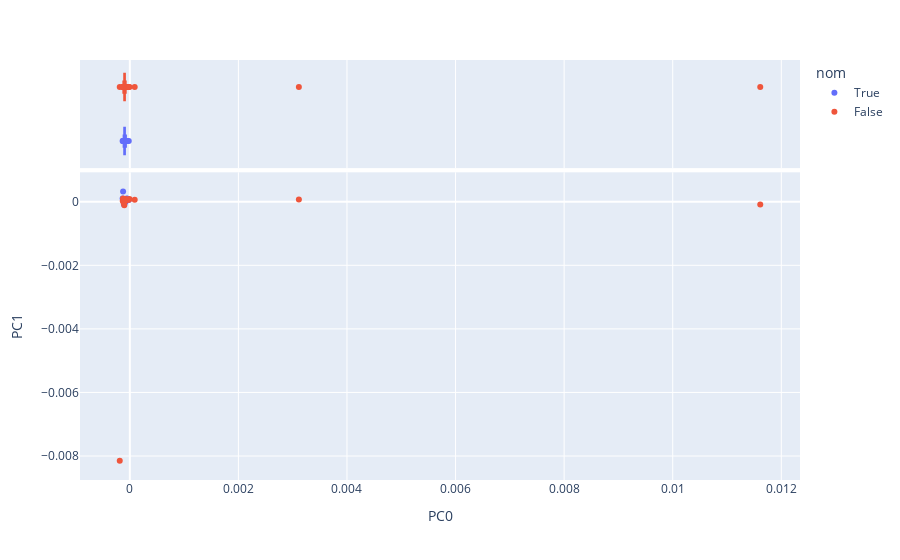
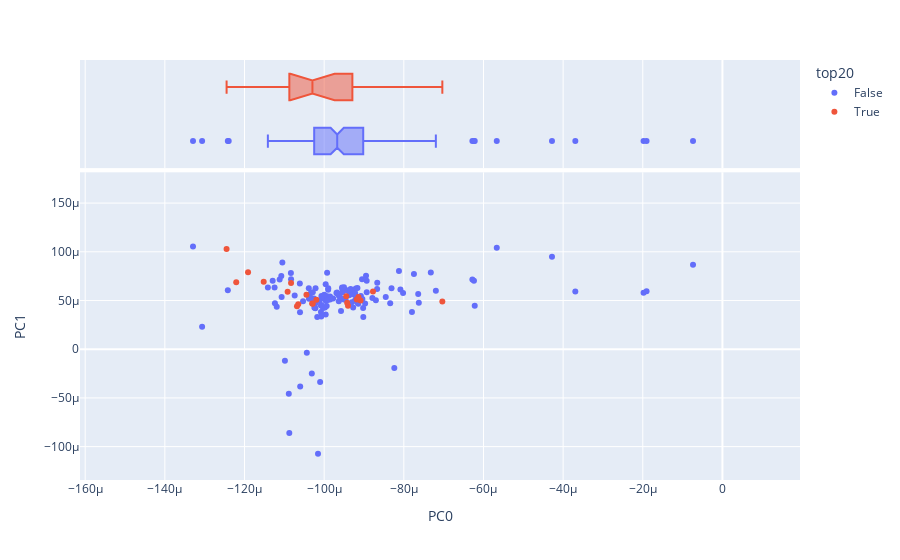
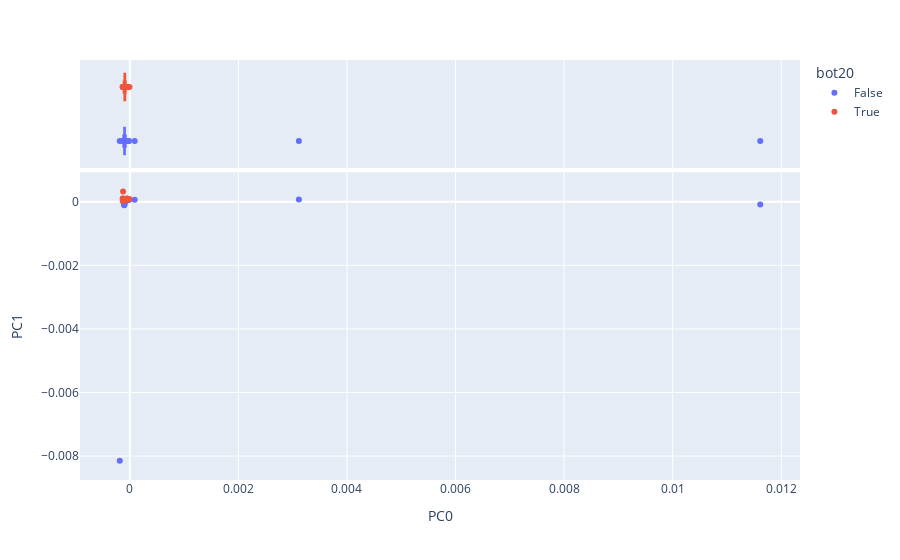
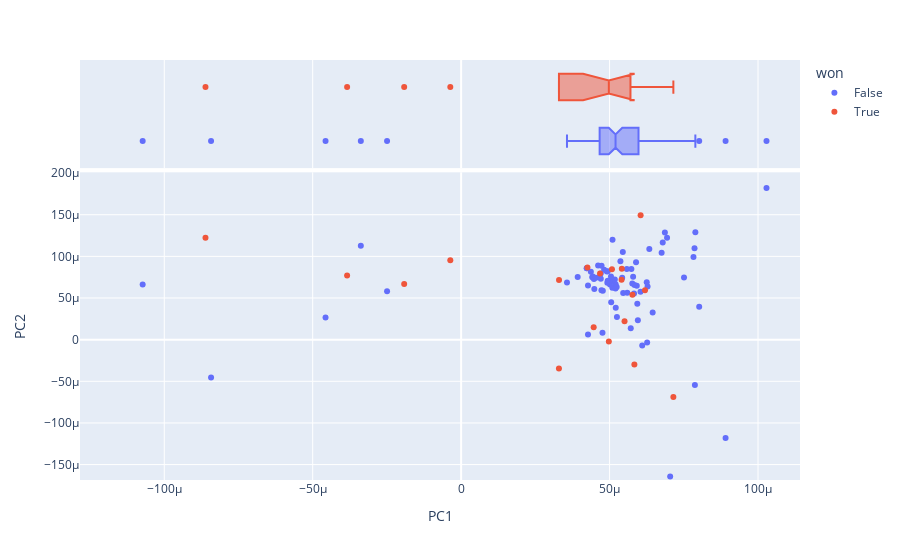

Here is the notebook cell these charts were saved with, in order:
### Markdown cell above
#### Graphing PC0 vs. PC1 Scenarios

I found that the first component, PC0, explained a lot more variance between each artist than PC1. I also found that there may be a difference between the topics, but not a strong one, as they all overlap in the plot below. This plot and the others are zoomed in to display any spread seen on PC1.

Topics 3 and 0 show to be very similar as they overlap completely. There is a noticeable difference between topics 2 and 4, which may disprove my earlier idea that they were very similar, rather they both may be observational topics but there is something causing a strong distinction.

I checked if the components may explain any difference between artists that had ever been nominated for awards or not. The groups do overlap a good amount, but PC0 did show some difference from those who won or not.

A similar distribution can be seen across PC0 when looking at the top 20 artists by unique lyrics. The median was more to the left, but the quartiles weren’t as far spread.

### Code cell
display(Markdown("#### Award Nominees"))
display(vis_pcs(DCM_TOPIC_Rank.reset_index(), 0, 1, 'nom'))
display(Markdown("#### Top 20 Lyricists"))
display(vis_pcs(DCM_TOPIC_Rank.reset_index(), 0, 1, 'top20'))
display(Markdown("####Bottom 20 Lyricists"))
display(vis_pcs(DCM_TOPIC_Rank.reset_index(), 0, 1, 'bot20'))
display(Markdown("#### Won an Award, Top 50 Lyricists"))
display(vis_pcs(DCM_TOPIC_Rank.sort_values(by='lyrical_rank', ascending=True).head(100).reset_index(), 1, 2, 'won'))

### Figure 1 — Plotly figure (JSON) as saved in the notebook; plotly's stock layout.template omitted (floating-point values rounded to 4 significant figures)
{"data": [{"hovertemplate": "<b>%{hovertext}</b><br><br>nom=True<br>PC0=%{x}<br>PC1=%{y}<extra></extra>", "hovertext": ["2 Chainz", "21 Savage", "50 Cent", "Beastie Boys", "Big Daddy Kane", "Big Sean", "Busta Rhymes", "Common", "Cypress Hill", "De La Soul", "Drake", "Eminem", "Eve", "Fat Joe", "Future", "JAY-Z", "Jadakiss", "Jay Rock", "Joe Budden", "Juicy J", "Kanye West", "Kendrick Lamar", "Kid Cudi", "LL Cool J", "Lil Baby", "Lil Uzi Vert", "Lil Wayne", "Lil Yachty", "Lil’ Kim", "Ludacris", "Lupe Fiasco", "MC Lyte", "Method Man", "Migos", "Nas", "Nelly", "Nicki Minaj", "OutKast", "Public Enemy", "Redman", "Rick Ross", "Russ", "Snoop Dogg", "T.I.", "The Game", "The Roots", "Travis Scott", "Trina", "Twista", "Tyga", "Tyler, The Creator", "Wiz Khalifa", "Young Thug"], "legendgroup": "True", "marker": {"color": "#636efa", "symbol": "circle"}, "mode": "markers", "name": "True", "orientation": "v", "showlegend": true, "type": "scatter", "x": [-9.55e-05, -0.0001329, -7.639e-05, -0.0001088, -0.000106, -9.187e-05, -0.0001061, -0.0001242, -0.0001129, -0.0001024, -9.254e-05, -9.937e-05, -0.0001026, -1.98e-05, -8.933e-05, -9.535e-05, -0.0001003, -9.929e-05, -0.0001007, -0.0001124, -9.351e-05, -9.335e-05, -9.041e-05, -0.0001044, -9.624e-05, -4.28e-05, -9.288e-05, -0.000124, -9.231e-05, -9.144e-05, -9.692e-05, -0.0001061, -9.852e-05, -5.666e-05, -8.239e-05, -9.017e-05, -9.962e-05, -0.0001074, -0.0001017, -6.22e-05, -9.669e-05, -8.085e-05, -0.0001099, -6.278e-05, -9.164e-05, -0.000102, -7.196e-05, -0.0001021, -0.0001141, -7.322e-05, -9.504e-05, -9.897e-05, -7.746e-05], "xaxis": "x", "y": [6.343e-05, 0.0001055, 5.66e-05, -8.611e-05, -3.841e-05, 5.364e-05, 6.753e-05, 6.046e-05, 7.041e-05, 4.255e-05, 5.843e-05, 5.404e-05, 5.195e-05, 5.793e-05, 7.025e-05, 5.835e-05, 4.229e-05, 5.424e-05, 4.539e-05, 6.346e-05, 5.852e-05, 6.193e-05, 5.151e-05, -3.65e-06, 5.525e-05, 9.485e-05, 5.643e-05, 0.0003236, 4.975e-05, 4.678e-05, 5.77e-05, 3.792e-05, 5.412e-05, 0.000104, -1.918e-05, 3.295e-05, 6.675e-05, 5.504e-05, 3.297e-05, 4.465e-05, 5.713e-05, 6.124e-05, -1.175e-05, 7.149e-05, 6.28e-05, 5.08e-05, 5.992e-05, 4.972e-05, 6.339e-05, 7.874e-05, 5.092e-05, 6.269e-05, 7.719e-05], "yaxis": "y"}, {"alignmentgroup": "True", "hovertemplate": "<b>%{hovertext}</b><br><br>nom=True<br>PC0=%{x}<extra></extra>", "hovertext": ["2 Chainz", "21 Savage", "50 Cent", "Beastie Boys", "Big Daddy Kane", "Big Sean", "Busta Rhymes", "Common", "Cypress Hill", "De La Soul", "Drake", "Eminem", "Eve", "Fat Joe", "Future", "JAY-Z", "Jadakiss", "Jay Rock", "Joe Budden", "Juicy J", "Kanye West", "Kendrick Lamar", "Kid Cudi", "LL Cool J", "Lil Baby", "Lil Uzi Vert", "Lil Wayne", "Lil Yachty", "Lil’ Kim", "Ludacris", "Lupe Fiasco", "MC Lyte", "Method Man", "Migos", "Nas", "Nelly", "Nicki Minaj", "OutKast", "Public Enemy", "Redman", "Rick Ross", "Russ", "Snoop Dogg", "T.I.", "The Game", "The Roots", "Travis Scott", "Trina", "Twista", "Tyga", "Tyler, The Creator", "Wiz Khalifa", "Young Thug"], "legendgroup": "True", "marker": {"color": "#636efa", "symbol": "circle"}, "name": "True", "notched": true, "offsetgroup": "True", "showlegend": false, "type": "box", "x": [-9.55e-05, -0.0001329, -7.639e-05, -0.0001088, -0.000106, -9.187e-05, -0.0001061, -0.0001242, -0.0001129, -0.0001024, -9.254e-05, -9.937e-05, -0.0001026, -1.98e-05, -8.933e-05, -9.535e-05, -0.0001003, -9.929e-05, -0.0001007, -0.0001124, -9.351e-05, -9.335e-05, -9.041e-05, -0.0001044, -9.624e-05, -4.28e-05, -9.288e-05, -0.000124, -9.231e-05, -9.144e-05, -9.692e-05, -0.0001061, -9.852e-05, -5.666e-05, -8.239e-05, -9.017e-05, -9.962e-05, -0.0001074, -0.0001017, -6.22e-05, -9.669e-05, -8.085e-05, -0.0001099, -6.278e-05, -9.164e-05, -0.000102, -7.196e-05, -0.0001021, -0.0001141, -7.322e-05, -9.504e-05, -9.897e-05, -7.746e-05], "xaxis": "x2", "yaxis": "y2"}, {"hovertemplate": "<b>%{hovertext}</b><br><br>nom=False<br>PC0=%{x}<br>PC1=%{y}<extra></extra>", "hovertext": ["2Pac", "A Boogie wit da Hoodie", "A Tribe Called Quest", "Ab-Soul", "Action Bronson", "Aesop Rock", "AsAP Ferg", "AsAP Rocky", "Atmosphere", "B.o.B", "BROCKHAMPTON", "Big K.R.I.T.", "Big L", "Biz Markie", "Blackalicious", "Bone Thugs-N-Harmony", "Brand Nubian", "Brother Ali", "Bun B", "Busdriver", "Cam’ron", "Canibus", "Childish Gambino", "CunninLynguists", "DMX", "Danny Brown", "Das EFX", "Death Grips", "Del The Funky Homosapien", "Denzel Curry", "Diddy", "Dizzee Rascal", "E-40", "Flatbush Zombies", "Foxy Brown", "G-Eazy", "GZA", "Gang Starr", "Geto Boys", "Ghostface Killah", "Goodie Mob", "Gucci Mane", "Hopsin", "Ice Cube", "Ice-T", "Immortal Technique", "Insane Clown Posse", "J. Cole", "Jean Grae", "Jedi Mind Tricks", "Jeezy", "Joey Badass", "Juelz Santana", "Juvenile", "K-Rino", "K.A.A.N.", "KRS-One", "Kano", "Kevin Gates", "Kid Ink", "Killah Priest", "Kodak Black", "Kool G Rap", "Kool Keith", "Lecrae", "Lil Durk", "Logic", "MF DOOM", "Mac Dre", "Mac Miller", "Machine Gun Kelly", "Master P", "Meek Mill", "Mobb Deep", "Murs", "NF", "RZA", "Raekwon", "Rich Homie Quan", "Rich The Kid", "Rittz", "Royce da 5'9\"", "Run–D.M.C.", "SUICIDEBOYS", "Sage Francis", "Salt-N-Pepa", "ScHoolboy Q", "Scarface", "Skyzoo", "Talib Kweli", "Tech N9ne", "Three 6 Mafia", "Too short", "Trick Daddy", "UGK", "Vince Staples", "Wale", "Watsky", "Wu-Tang Clan", "Xzibit", "YG", "YoungBoy Never Broke Again", "cupcakKe"], "legendgroup": "False", "marker": {"color": "#EF553B", "symbol": "circle"}, "mode": "markers", "name": "False", "orientation": "v", "showlegend": true, "type": "scatter", "x": [-0.0001038, -0.0001007, -0.0001119, -9.676e-05, -9.272e-05, -9.087e-05, -8.667e-05, -9.431e-05, -0.0001023, -0.0001083, -9.078e-05, -0.0001022, -9.021e-05, -0.0001856, -0.0001065, -0.0001306, -0.000101, -9.576e-05, -0.0001039, -0.0001221, 0.01161, -0.0001092, -8.454e-05, -0.0001068, -8.019e-05, 8.985e-05, -0.0001022, -0.0001033, -9.445e-05, -1.906e-05, -9.464e-05, -0.0001112, -8.789e-05, -3.693e-05, -7.795e-05, -6.239e-05, -9.14e-05, -9.633e-05, -0.0001029, -7.033e-05, -0.0001007, -8.949e-05, -8.342e-05, -0.0001084, -0.0001015, -0.000103, -0.0001002, -8.67e-05, -9.401e-05, -0.0001044, -8.931e-05, -0.0001012, 0.003114, -0.0001008, -9.957e-05, -9.937e-05, -0.0001089, -9.998e-05, -9.775e-05, -8.702e-05, -0.0001152, -7.623e-05, -9.423e-05, -9.182e-05, -0.0001053, -9.373e-05, -9.502e-05, -0.0001191, -9.926e-05, -9.552e-05, -8.309e-05, -9.206e-05, -9.545e-05, -9.305e-05, -0.0001029, -9.188e-05, -0.0001245, -8.774e-05, -9.63e-05, -7.385e-06, -9.852e-05, -9.156e-05, -0.0001124, -8.122e-05, -0.0001029, -0.0001107, -9.899e-05, -8.972e-05, -9.961e-05, -9.98e-05, -9.223e-05, -0.0001108, -9.612e-05, -0.0001007, -0.0001028, -0.0001105, -0.0001031, -0.0001008, -0.0001083, -0.0001035, -9.048e-05, -9.198e-05, -9.911e-05], "xaxis": "x", "y": [5.179e-05, 5.463e-05, 4.369e-05, 5.824e-05, 4.274e-05, 5.013e-05, 6.828e-05, 6.042e-05, 4.668e-05, 7.178e-05, 5.458e-05, 4.208e-05, 4.235e-05, -0.008152, 4.614e-05, 2.299e-05, -3.379e-05, 3.926e-05, 6.252e-05, 6.862e-05, -8.423e-05, 5.892e-05, 5.354e-05, 4.417e-05, 5.78e-05, 6.452e-05, 6.266e-05, 5.735e-05, 5.446e-05, 5.953e-05, 5.119e-05, 7.153e-05, 5.248e-05, 5.917e-05, 3.823e-05, 7.017e-05, 5.366e-05, 4.925e-05, 5.841e-05, 4.909e-05, 5.205e-05, 7.531e-05, 4.726e-05, 7.826e-05, -0.0001073, 4.703e-05, 5.201e-05, 6.175e-05, 4.472e-05, 5.581e-05, 5.839e-05, 4.94e-05, 7.22e-05, 3.824e-05, 4.938e-05, 4.434e-05, -4.567e-05, 5.596e-05, 5.208e-05, 5.031e-05, 6.936e-05, 4.759e-05, 4.773e-05, 5.1e-05, 4.93e-05, 5.535e-05, 6.357e-05, 7.889e-05, 7.862e-05, 5.177e-05, 6.249e-05, 6.232e-05, 6.211e-05, 4.817e-05, 5.047e-05, 5.107e-05, 0.0001029, 5.934e-05, 5.523e-05, 8.666e-05, 5.099e-05, 4.761e-05, 4.73e-05, 8.019e-05, 4.657e-05, 5.363e-05, 6.1e-05, 4.704e-05, 3.565e-05, 4.274e-05, 5.766e-05, 7.508e-05, 5.405e-05, 3.367e-05, 5.147e-05, 8.908e-05, -2.495e-05, 4.486e-05, 6.791e-05, 5.24e-05, 7.192e-05, 5.24e-05, 5.054e-05], "yaxis": "y"}, {"alignmentgroup": "True", "hovertemplate": "<b>%{hovertext}</b><br><br>nom=False<br>PC0=%{x}<extra></extra>", "hovertext": ["2Pac", "A Boogie wit da Hoodie", "A Tribe Called Quest", "Ab-Soul", "Action Bronson", "Aesop Rock", "AsAP Ferg", "AsAP Rocky", "Atmosphere", "B.o.B", "BROCKHAMPTON", "Big K.R.I.T.", "Big L", "Biz Markie", "Blackalicious", "Bone Thugs-N-Harmony", "Brand Nubian", "Brother Ali", "Bun B", "Busdriver", "Cam’ron", "Canibus", "Childish Gambino", "CunninLynguists", "DMX", "Danny Brown", "Das EFX", "Death Grips", "Del The Funky Homosapien", "Denzel Curry", "Diddy", "Dizzee Rascal", "E-40", "Flatbush Zombies", "Foxy Brown", "G-Eazy", "GZA", "Gang Starr", "Geto Boys", "Ghostface Killah", "Goodie Mob", "Gucci Mane", "Hopsin", "Ice Cube", "Ice-T", "Immortal Technique", "Insane Clown Posse", "J. Cole", "Jean Grae", "Jedi Mind Tricks", "Jeezy", "Joey Badass", "Juelz Santana", "Juvenile", "K-Rino", "K.A.A.N.", "KRS-One", "Kano", "Kevin Gates", "Kid Ink", "Killah Priest", "Kodak Black", "Kool G Rap", "Kool Keith", "Lecrae", "Lil Durk", "Logic", "MF DOOM", "Mac Dre", "Mac Miller", "Machine Gun Kelly", "Master P", "Meek Mill", "Mobb Deep", "Murs", "NF", "RZA", "Raekwon", "Rich Homie Quan", "Rich The Kid", "Rittz", "Royce da 5'9\"", "Run–D.M.C.", "SUICIDEBOYS", "Sage Francis", "Salt-N-Pepa", "ScHoolboy Q", "Scarface", "Skyzoo", "Talib Kweli", "Tech N9ne", "Three 6 Mafia", "Too short", "Trick Daddy", "UGK", "Vince Staples", "Wale", "Watsky", "Wu-Tang Clan", "Xzibit", "YG", "YoungBoy Never Broke Again", "cupcakKe"], "legendgroup": "False", "marker": {"color": "#EF553B", "symbol": "circle"}, "name": "False", "notched": true, "offsetgroup": "False", "showlegend": false, "type": "box", "x": [-0.0001038, -0.0001007, -0.0001119, -9.676e-05, -9.272e-05, -9.087e-05, -8.667e-05, -9.431e-05, -0.0001023, -0.0001083, -9.078e-05, -0.0001022, -9.021e-05, -0.0001856, -0.0001065, -0.0001306, -0.000101, -9.576e-05, -0.0001039, -0.0001221, 0.01161, -0.0001092, -8.454e-05, -0.0001068, -8.019e-05, 8.985e-05, -0.0001022, -0.0001033, -9.445e-05, -1.906e-05, -9.464e-05, -0.0001112, -8.789e-05, -3.693e-05, -7.795e-05, -6.239e-05, -9.14e-05, -9.633e-05, -0.0001029, -7.033e-05, -0.0001007, -8.949e-05, -8.342e-05, -0.0001084, -0.0001015, -0.000103, -0.0001002, -8.67e-05, -9.401e-05, -0.0001044, -8.931e-05, -0.0001012, 0.003114, -0.0001008, -9.957e-05, -9.937e-05, -0.0001089, -9.998e-05, -9.775e-05, -8.702e-05, -0.0001152, -7.623e-05, -9.423e-05, -9.182e-05, -0.0001053, -9.373e-05, -9.502e-05, -0.0001191, -9.926e-05, -9.552e-05, -8.309e-05, -9.206e-05, -9.545e-05, -9.305e-05, -0.0001029, -9.188e-05, -0.0001245, -8.774e-05, -9.63e-05, -7.385e-06, -9.852e-05, -9.156e-05, -0.0001124, -8.122e-05, -0.0001029, -0.0001107, -9.899e-05, -8.972e-05, -9.961e-05, -9.98e-05, -9.223e-05, -0.0001108, -9.612e-05, -0.0001007, -0.0001028, -0.0001105, -0.0001031, -0.0001008, -0.0001083, -0.0001035, -9.048e-05, -9.198e-05, -9.911e-05], "xaxis": "x2", "yaxis": "y2"}], "layout": {"autosize": true, "legend": {"title": {"text": "nom"}, "tracegroupgap": 0}, "margin": {"t": 60}, "xaxis": {"anchor": "y", "autorange": true, "domain": [0, 1], "range": [-0.0009028, 0.01233], "title": {"text": "PC0"}, "type": "linear"}, "xaxis2": {"anchor": "y2", "autorange": true, "domain": [0, 1], "matches": "x", "range": [-0.0009028, 0.01233], "showgrid": true, "showticklabels": false, "type": "linear"}, "yaxis": {"anchor": "x", "autorange": true, "domain": [0, 0.7326], "range": [-0.00888, 0.001051], "title": {"text": "PC1"}, "type": "linear"}, "yaxis2": {"anchor": "x2", "autorange": true, "domain": [0.7426, 1], "matches": "y2", "range": [-0.5, 1.5], "showgrid": false, "showline": false, "showticklabels": false, "ticks": "", "type": "category"}}}

### Figure 2 — Plotly figure (JSON) as saved in the notebook; plotly's stock layout.template omitted (floating-point values rounded to 4 significant figures; data arrays with more than 128 entries replaced by an {"elided": "..."} marker saying what was removed)
{"data": [{"hovertemplate": "<b>%{hovertext}</b><br><br>top20=False<br>PC0=%{x}<br>PC1=%{y}<extra></extra>", "hovertext": {"elided": "136 str values"}, "legendgroup": "False", "marker": {"color": "#636efa", "symbol": "circle"}, "mode": "markers", "name": "False", "orientation": "v", "showlegend": true, "type": "scatter", "x": {"elided": "136 float values"}, "xaxis": "x", "y": {"elided": "136 float values"}, "yaxis": "y"}, {"alignmentgroup": "True", "hovertemplate": "<b>%{hovertext}</b><br><br>top20=False<br>PC0=%{x}<extra></extra>", "hovertext": {"elided": "136 str values"}, "legendgroup": "False", "marker": {"color": "#636efa", "symbol": "circle"}, "name": "False", "notched": true, "offsetgroup": "False", "showlegend": false, "type": "box", "x": {"elided": "136 float values"}, "xaxis": "x2", "yaxis": "y2"}, {"hovertemplate": "<b>%{hovertext}</b><br><br>top20=True<br>PC0=%{x}<br>PC1=%{y}<extra></extra>", "hovertext": ["Aesop Rock", "Blackalicious", "Busdriver", "Canibus", "CunninLynguists", "Del The Funky Homosapien", "GZA", "Ghostface Killah", "Immortal Technique", "Jean Grae", "Jedi Mind Tricks", "Killah Priest", "Kool G Rap", "Kool Keith", "MF DOOM", "RZA", "Raekwon", "Sage Francis", "The Roots", "Wu-Tang Clan"], "legendgroup": "True", "marker": {"color": "#EF553B", "symbol": "circle"}, "mode": "markers", "name": "True", "orientation": "v", "showlegend": true, "type": "scatter", "x": [-9.087e-05, -0.0001065, -0.0001221, -0.0001092, -0.0001068, -9.445e-05, -9.14e-05, -7.033e-05, -0.000103, -9.401e-05, -0.0001044, -0.0001152, -9.423e-05, -9.182e-05, -0.0001191, -0.0001245, -8.774e-05, -0.0001029, -0.000102, -0.0001083], "xaxis": "x", "y": [5.013e-05, 4.614e-05, 6.862e-05, 5.892e-05, 4.417e-05, 5.446e-05, 5.366e-05, 4.909e-05, 4.703e-05, 4.472e-05, 5.581e-05, 6.936e-05, 4.773e-05, 5.1e-05, 7.889e-05, 0.0001029, 5.934e-05, 4.657e-05, 5.08e-05, 6.791e-05], "yaxis": "y"}, {"alignmentgroup": "True", "hovertemplate": "<b>%{hovertext}</b><br><br>top20=True<br>PC0=%{x}<extra></extra>", "hovertext": ["Aesop Rock", "Blackalicious", "Busdriver", "Canibus", "CunninLynguists", "Del The Funky Homosapien", "GZA", "Ghostface Killah", "Immortal Technique", "Jean Grae", "Jedi Mind Tricks", "Killah Priest", "Kool G Rap", "Kool Keith", "MF DOOM", "RZA", "Raekwon", "Sage Francis", "The Roots", "Wu-Tang Clan"], "legendgroup": "True", "marker": {"color": "#EF553B", "symbol": "circle"}, "name": "True", "notched": true, "offsetgroup": "True", "showlegend": false, "type": "box", "x": [-9.087e-05, -0.0001065, -0.0001221, -0.0001092, -0.0001068, -9.445e-05, -9.14e-05, -7.033e-05, -0.000103, -9.401e-05, -0.0001044, -0.0001152, -9.423e-05, -9.182e-05, -0.0001191, -0.0001245, -8.774e-05, -0.0001029, -0.000102, -0.0001083], "xaxis": "x2", "yaxis": "y2"}], "layout": {"autosize": true, "legend": {"title": {"text": "top20"}, "tracegroupgap": 0}, "margin": {"t": 60}, "xaxis": {"anchor": "y", "autorange": false, "domain": [0, 1], "range": [-0.0001613, 1.948e-05], "title": {"text": "PC0"}, "type": "linear"}, "xaxis2": {"anchor": "y2", "autorange": false, "domain": [0, 1], "matches": "x", "range": [-0.0001613, 1.948e-05], "showgrid": true, "showticklabels": false, "type": "linear"}, "yaxis": {"anchor": "x", "autorange": false, "domain": [0, 0.7326], "range": [-0.0001343, 0.0001816], "title": {"text": "PC1"}, "type": "linear"}, "yaxis2": {"anchor": "x2", "autorange": true, "domain": [0.7426, 1], "matches": "y2", "range": [-0.5, 1.5], "showgrid": false, "showline": false, "showticklabels": false, "ticks": "", "type": "category"}}}

### Figure 3 — Plotly figure (JSON) as saved in the notebook; plotly's stock layout.template omitted (floating-point values rounded to 4 significant figures; data arrays with more than 128 entries replaced by an {"elided": "..."} marker saying what was removed)
{"data": [{"hovertemplate": "<b>%{hovertext}</b><br><br>bot20=False<br>PC0=%{x}<br>PC1=%{y}<extra></extra>", "hovertext": {"elided": "135 str values"}, "legendgroup": "False", "marker": {"color": "#636efa", "symbol": "circle"}, "mode": "markers", "name": "False", "orientation": "v", "showlegend": true, "type": "scatter", "x": {"elided": "135 float values"}, "xaxis": "x", "y": {"elided": "135 float values"}, "yaxis": "y"}, {"alignmentgroup": "True", "hovertemplate": "<b>%{hovertext}</b><br><br>bot20=False<br>PC0=%{x}<extra></extra>", "hovertext": {"elided": "135 str values"}, "legendgroup": "False", "marker": {"color": "#636efa", "symbol": "circle"}, "name": "False", "notched": true, "offsetgroup": "False", "showlegend": false, "type": "box", "x": {"elided": "135 float values"}, "xaxis": "x2", "yaxis": "y2"}, {"hovertemplate": "<b>%{hovertext}</b><br><br>bot20=True<br>PC0=%{x}<br>PC1=%{y}<extra></extra>", "hovertext": ["21 Savage", "A Boogie wit da Hoodie", "Bone Thugs-N-Harmony", "DMX", "Juicy J", "Kid Cudi", "Kid Ink", "Kodak Black", "Lil Baby", "Lil Durk", "Lil Uzi Vert", "Lil Yachty", "Logic", "Migos", "NF", "Rich Homie Quan", "Rich The Kid", "Too short", "Wiz Khalifa", "YG", "YoungBoy Never Broke Again"], "legendgroup": "True", "marker": {"color": "#EF553B", "symbol": "circle"}, "mode": "markers", "name": "True", "orientation": "v", "showlegend": true, "type": "scatter", "x": [-0.0001329, -0.0001007, -0.0001306, -8.019e-05, -0.0001124, -9.041e-05, -8.702e-05, -7.623e-05, -9.624e-05, -9.373e-05, -4.28e-05, -0.000124, -9.502e-05, -5.666e-05, -9.188e-05, -9.63e-05, -7.385e-06, -9.612e-05, -9.897e-05, -9.048e-05, -9.198e-05], "xaxis": "x", "y": [0.0001055, 5.463e-05, 2.299e-05, 5.78e-05, 6.346e-05, 5.151e-05, 5.031e-05, 4.759e-05, 5.525e-05, 5.535e-05, 9.485e-05, 0.0003236, 6.357e-05, 0.000104, 5.107e-05, 5.523e-05, 8.666e-05, 5.405e-05, 6.269e-05, 7.192e-05, 5.24e-05], "yaxis": "y"}, {"alignmentgroup": "True", "hovertemplate": "<b>%{hovertext}</b><br><br>bot20=True<br>PC0=%{x}<extra></extra>", "hovertext": ["21 Savage", "A Boogie wit da Hoodie", "Bone Thugs-N-Harmony", "DMX", "Juicy J", "Kid Cudi", "Kid Ink", "Kodak Black", "Lil Baby", "Lil Durk", "Lil Uzi Vert", "Lil Yachty", "Logic", "Migos", "NF", "Rich Homie Quan", "Rich The Kid", "Too short", "Wiz Khalifa", "YG", "YoungBoy Never Broke Again"], "legendgroup": "True", "marker": {"color": "#EF553B", "symbol": "circle"}, "name": "True", "notched": true, "offsetgroup": "True", "showlegend": false, "type": "box", "x": [-0.0001329, -0.0001007, -0.0001306, -8.019e-05, -0.0001124, -9.041e-05, -8.702e-05, -7.623e-05, -9.624e-05, -9.373e-05, -4.28e-05, -0.000124, -9.502e-05, -5.666e-05, -9.188e-05, -9.63e-05, -7.385e-06, -9.612e-05, -9.897e-05, -9.048e-05, -9.198e-05], "xaxis": "x2", "yaxis": "y2"}], "layout": {"autosize": true, "legend": {"title": {"text": "bot20"}, "tracegroupgap": 0}, "margin": {"t": 60}, "xaxis": {"anchor": "y", "autorange": true, "domain": [0, 1], "range": [-0.0009028, 0.01233], "title": {"text": "PC0"}, "type": "linear"}, "xaxis2": {"anchor": "y2", "autorange": true, "domain": [0, 1], "matches": "x", "range": [-0.0009028, 0.01233], "showgrid": true, "showticklabels": false, "type": "linear"}, "yaxis": {"anchor": "x", "autorange": true, "domain": [0, 0.7326], "range": [-0.00888, 0.001051], "title": {"text": "PC1"}, "type": "linear"}, "yaxis2": {"anchor": "x2", "autorange": true, "domain": [0.7426, 1], "matches": "y2", "range": [-0.5, 1.5], "showgrid": false, "showline": false, "showticklabels": false, "ticks": "", "type": "category"}}}

### Figure 4 — Plotly figure (JSON) as saved in the notebook; plotly's stock layout.template omitted (floating-point values rounded to 4 significant figures)
{"data": [{"hovertemplate": "<b>%{hovertext}</b><br><br>won=False<br>PC1=%{x}<br>PC2=%{y}<extra></extra>", "hovertext": ["Aesop Rock", "Busdriver", "Jedi Mind Tricks", "GZA", "Wu-Tang Clan", "MF DOOM", "RZA", "Immortal Technique", "Canibus", "Ghostface Killah", "Del The Funky Homosapien", "Blackalicious", "Jean Grae", "Killah Priest", "Kool Keith", "Kool G Rap", "CunninLynguists", "Sage Francis", "Raekwon", "Watsky", "Action Bronson", "Das EFX", "K.A.A.N.", "E-40", "Goodie Mob", "Brother Ali", "Flatbush Zombies", "Joey Badass", "A Tribe Called Quest", "Xzibit", "Murs", "Rittz", "Atmosphere", "Talib Kweli", "Cypress Hill", "Fat Joe", "K-Rino", "Busta Rhymes", "Gang Starr", "Mac Dre", "KRS-One", "Brand Nubian", "Ab-Soul", "Joe Budden", "Twista", "Tyler, The Creator", "Denzel Curry", "Biz Markie", "AsAP Rocky", "Tech N9ne", "Royce da 5'9\"", "SUICIDEBOYS", "Geto Boys", "Danny Brown", "Ice Cube", "Ice-T", "Diddy", "Kevin Gates", "Death Grips", "Wale", "Mobb Deep", "Cam’ron", "The Game", "Jadakiss", "Jay Rock", "Kano", "ScHoolboy Q", "Big L", "Three 6 Mafia", "cupcakKe", "Mac Miller", "Tyga", "Skyzoo", "BROCKHAMPTON", "Rick Ross", "Insane Clown Posse", "Scarface", "Run–D.M.C.", "Hopsin", "Vince Staples", "Bun B"], "legendgroup": "False", "marker": {"color": "#636efa", "symbol": "circle"}, "mode": "markers", "name": "False", "orientation": "v", "showlegend": true, "type": "scatter", "x": [5.013e-05, 6.862e-05, 5.581e-05, 5.366e-05, 6.791e-05, 7.889e-05, 0.0001029, 4.703e-05, 5.892e-05, 4.909e-05, 5.446e-05, 4.614e-05, 4.472e-05, 6.936e-05, 5.1e-05, 4.773e-05, 4.417e-05, 4.657e-05, 5.934e-05, 4.486e-05, 4.274e-05, 6.266e-05, 4.434e-05, 5.248e-05, 5.205e-05, 3.926e-05, 5.917e-05, 4.94e-05, 4.369e-05, 5.24e-05, 5.047e-05, 5.099e-05, 4.668e-05, 4.274e-05, 7.041e-05, 5.793e-05, 4.938e-05, 6.753e-05, 4.925e-05, 7.862e-05, -4.567e-05, -3.379e-05, 5.824e-05, 4.539e-05, 6.339e-05, 5.092e-05, 5.953e-05, -0.008152, 6.042e-05, 5.766e-05, 4.761e-05, 8.019e-05, 5.841e-05, 6.452e-05, 7.826e-05, -0.0001073, 5.119e-05, 5.208e-05, 5.735e-05, -2.495e-05, 4.817e-05, -8.423e-05, 6.28e-05, 4.229e-05, 5.424e-05, 5.596e-05, 6.1e-05, 4.235e-05, 7.508e-05, 5.054e-05, 5.177e-05, 7.874e-05, 3.565e-05, 5.458e-05, 5.713e-05, 5.201e-05, 4.704e-05, 4.73e-05, 4.726e-05, 8.908e-05, 6.252e-05], "xaxis": "x", "y": [6.627e-05, 0.0001287, 8.471e-05, 9.41e-05, 0.0001168, 0.000129, 0.0001822, 7.952e-05, 9.302e-05, 8.188e-05, 0.0001054, 8.892e-05, 7.284e-05, 0.0001223, 0.0001201, 5.88e-05, 7.505e-05, 7.512e-05, 4.318e-05, 6.095e-05, 6.517e-05, -3.323e-06, 7.589e-05, 2.714e-05, 6.643e-05, 7.508e-05, 6.477e-05, 8.201e-05, 8.146e-05, 6.331e-05, 7.574e-05, 7.055e-05, 7.501e-05, 6.131e-06, -0.0001642, 7.556e-05, 7.086e-05, 0.0001044, 6.83e-05, 0.0001096, 2.674e-05, 0.0001128, 5.533e-05, 7.439e-05, 0.000109, 6.23e-05, 2.317e-05, -0.0002466, 5.755e-05, 6.734e-05, 8.17e-06, 3.937e-05, 6.556e-05, 3.253e-05, 9.922e-05, 6.623e-05, 7.165e-05, 3.83e-05, 8.478e-05, 5.822e-05, 8.406e-05, -4.558e-05, 6.39e-05, 8.565e-05, 7.431e-05, 5.645e-05, -6.918e-06, 8.572e-05, 7.465e-05, 4.504e-05, 7.215e-05, -5.455e-05, 6.85e-05, 5.601e-05, 1.38e-05, 6.128e-05, 7.307e-05, 8.871e-05, 5.921e-05, -0.000118, 6.894e-05], "yaxis": "y"}, {"alignmentgroup": "True", "hovertemplate": "<b>%{hovertext}</b><br><br>won=False<br>PC1=%{x}<extra></extra>", "hovertext": ["Aesop Rock", "Busdriver", "Jedi Mind Tricks", "GZA", "Wu-Tang Clan", "MF DOOM", "RZA", "Immortal Technique", "Canibus", "Ghostface Killah", "Del The Funky Homosapien", "Blackalicious", "Jean Grae", "Killah Priest", "Kool Keith", "Kool G Rap", "CunninLynguists", "Sage Francis", "Raekwon", "Watsky", "Action Bronson", "Das EFX", "K.A.A.N.", "E-40", "Goodie Mob", "Brother Ali", "Flatbush Zombies", "Joey Badass", "A Tribe Called Quest", "Xzibit", "Murs", "Rittz", "Atmosphere", "Talib Kweli", "Cypress Hill", "Fat Joe", "K-Rino", "Busta Rhymes", "Gang Starr", "Mac Dre", "KRS-One", "Brand Nubian", "Ab-Soul", "Joe Budden", "Twista", "Tyler, The Creator", "Denzel Curry", "Biz Markie", "AsAP Rocky", "Tech N9ne", "Royce da 5'9\"", "SUICIDEBOYS", "Geto Boys", "Danny Brown", "Ice Cube", "Ice-T", "Diddy", "Kevin Gates", "Death Grips", "Wale", "Mobb Deep", "Cam’ron", "The Game", "Jadakiss", "Jay Rock", "Kano", "ScHoolboy Q", "Big L", "Three 6 Mafia", "cupcakKe", "Mac Miller", "Tyga", "Skyzoo", "BROCKHAMPTON", "Rick Ross", "Insane Clown Posse", "Scarface", "Run–D.M.C.", "Hopsin", "Vince Staples", "Bun B"], "legendgroup": "False", "marker": {"color": "#636efa", "symbol": "circle"}, "name": "False", "notched": true, "offsetgroup": "False", "showlegend": false, "type": "box", "x": [5.013e-05, 6.862e-05, 5.581e-05, 5.366e-05, 6.791e-05, 7.889e-05, 0.0001029, 4.703e-05, 5.892e-05, 4.909e-05, 5.446e-05, 4.614e-05, 4.472e-05, 6.936e-05, 5.1e-05, 4.773e-05, 4.417e-05, 4.657e-05, 5.934e-05, 4.486e-05, 4.274e-05, 6.266e-05, 4.434e-05, 5.248e-05, 5.205e-05, 3.926e-05, 5.917e-05, 4.94e-05, 4.369e-05, 5.24e-05, 5.047e-05, 5.099e-05, 4.668e-05, 4.274e-05, 7.041e-05, 5.793e-05, 4.938e-05, 6.753e-05, 4.925e-05, 7.862e-05, -4.567e-05, -3.379e-05, 5.824e-05, 4.539e-05, 6.339e-05, 5.092e-05, 5.953e-05, -0.008152, 6.042e-05, 5.766e-05, 4.761e-05, 8.019e-05, 5.841e-05, 6.452e-05, 7.826e-05, -0.0001073, 5.119e-05, 5.208e-05, 5.735e-05, -2.495e-05, 4.817e-05, -8.423e-05, 6.28e-05, 4.229e-05, 5.424e-05, 5.596e-05, 6.1e-05, 4.235e-05, 7.508e-05, 5.054e-05, 5.177e-05, 7.874e-05, 3.565e-05, 5.458e-05, 5.713e-05, 5.201e-05, 4.704e-05, 4.73e-05, 4.726e-05, 8.908e-05, 6.252e-05], "xaxis": "x2", "yaxis": "y2"}, {"hovertemplate": "<b>%{hovertext}</b><br><br>won=True<br>PC1=%{x}<br>PC2=%{y}<extra></extra>", "hovertext": ["The Roots", "Redman", "Common", "Nas", "Method Man", "De La Soul", "Big Daddy Kane", "Lupe Fiasco", "LL Cool J", "Beastie Boys", "Ludacris", "OutKast", "Eminem", "JAY-Z", "Public Enemy", "T.I.", "Lil’ Kim", "Nelly", "Kendrick Lamar"], "legendgroup": "True", "marker": {"color": "#EF553B", "symbol": "circle"}, "mode": "markers", "name": "True", "orientation": "v", "showlegend": true, "type": "scatter", "x": [5.08e-05, 4.465e-05, 6.046e-05, -1.918e-05, 5.412e-05, 4.255e-05, -3.841e-05, 5.77e-05, -3.65e-06, -8.611e-05, 4.678e-05, 5.504e-05, 5.404e-05, 5.835e-05, 3.297e-05, 7.149e-05, 4.975e-05, 3.295e-05, 6.193e-05], "xaxis": "x", "y": [8.458e-05, 1.496e-05, 0.0001493, 6.694e-05, 8.517e-05, 8.659e-05, 7.705e-05, 5.391e-05, 9.534e-05, 0.0001222, 7.931e-05, 2.22e-05, 7.198e-05, -2.993e-05, 7.165e-05, -6.879e-05, -2.359e-06, -3.466e-05, 5.94e-05], "yaxis": "y"}, {"alignmentgroup": "True", "hovertemplate": "<b>%{hovertext}</b><br><br>won=True<br>PC1=%{x}<extra></extra>", "hovertext": ["The Roots", "Redman", "Common", "Nas", "Method Man", "De La Soul", "Big Daddy Kane", "Lupe Fiasco", "LL Cool J", "Beastie Boys", "Ludacris", "OutKast", "Eminem", "JAY-Z", "Public Enemy", "T.I.", "Lil’ Kim", "Nelly", "Kendrick Lamar"], "legendgroup": "True", "marker": {"color": "#EF553B", "symbol": "circle"}, "name": "True", "notched": true, "offsetgroup": "True", "showlegend": false, "type": "box", "x": [5.08e-05, 4.465e-05, 6.046e-05, -1.918e-05, 5.412e-05, 4.255e-05, -3.841e-05, 5.77e-05, -3.65e-06, -8.611e-05, 4.678e-05, 5.504e-05, 5.404e-05, 5.835e-05, 3.297e-05, 7.149e-05, 4.975e-05, 3.295e-05, 6.193e-05], "xaxis": "x2", "yaxis": "y2"}], "layout": {"autosize": true, "legend": {"title": {"text": "won"}, "tracegroupgap": 0}, "margin": {"t": 60}, "xaxis": {"anchor": "y", "autorange": false, "domain": [0, 1], "range": [-0.0001284, 0.0001141], "title": {"text": "PC1"}, "type": "linear"}, "xaxis2": {"anchor": "y2", "autorange": false, "domain": [0, 1], "matches": "x", "range": [-0.0001284, 0.0001141], "showgrid": true, "showticklabels": false, "type": "linear"}, "yaxis": {"anchor": "x", "autorange": false, "domain": [0, 0.7326], "range": [-0.0001685, 0.0002009], "title": {"text": "PC2"}, "type": "linear"}, "yaxis2": {"anchor": "x2", "autorange": true, "domain": [0.7426, 1], "matches": "y2", "range": [-0.5, 1.5], "showgrid": false, "showline": false, "showticklabels": false, "ticks": "", "type": "category"}}}
